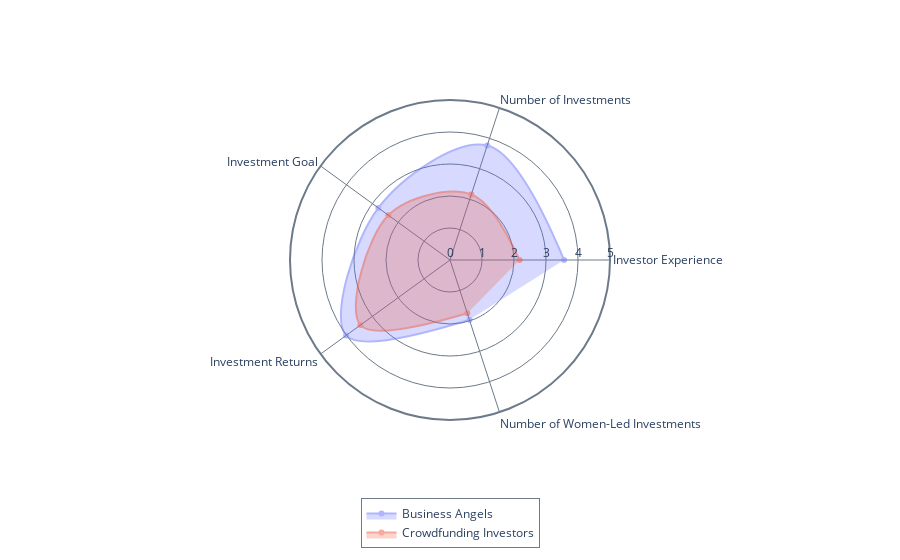

Write notebook code for a chart like this one.
### Code cell
# Variable means by investor type - Women and men

df=df_load.copy()

group_label='survey'

columns=[
    ['inv_time', 'Investor Experience', ['<1 year','2-3 years', '4-6 years', '7-9 years', '> 10 years'],],  
    # ['inv_motivations', 'Motivations', [
    #     # ['Support innovative startups or entrepreneurs', 'Potential high returns on investments', 'To diversify my investment portfolio', 'Recommendation from friends', 'Benefits from tax breaks', 'My financial capacity', 'My family background', 'Other' ],
    #     # ['Desire to support innovative startups or entrepreneurs', 'Potential high returns on investments', 'Diversifying my investment portfolio', 'Recommendation from friends or media influence', 'Benefits from tax breaks', 'Business reasons (you could be a supplier, etc.)', 'Other' ],
    #     ['Support entrepreneurs', 'High returns', 'Diversify portfolio', 'Friend recommendation', 'Tax breaks', 'Financial capacity', 'Family background', 'Other' ],
    #     ['Support entrepreneurs', 'High returns', 'Diversify portfolio', 'Friend recommendation', 'Tax breaks', 'Business reasons', 'Other' ],
    # ],], # Not same labels
    # ['ba_group', 'Part of BA Network', ['Yes', 'No'],], # Boolean Only BA
    # ['ba_group_name', 'BA Network'], # Only BA
    # ['ba_group_reason', 'Part of BA Network Motivations',
    #   # ['To gain access to a larger number of investment opportunities', 'To invest in mutual funds set up by the network', 'To leverage the experience of other network members', 'To benefit from educational or training sessions', 'To expand my personal and professional network', 'To coinvest with other investors', 'Other',],
    #   ['More opportunities', 'Network funds', "Members' experience", 'Training', 'Expand network', 'Coinvest', 'Other',],
    # ], # Only BA  
    ['inv_num', 'Number of Investments', ['None', '1-2', '3-5', '6-10', '11-20', '>20'],],
    # ['inv_companies_last2y', 'Last 2Y Investments'], # Text
    # ['inv_amount_average', 'Average Invested Amount',
    #    [
    #     ['<25K€', '25k€-50k€', '50k€-100k€', '100k€-500k€', '>500k€', ],
    #     ['<0.5K€', '0.5k€-1k€', '1k€-5k€', '5k€-10k€', '10k€-50k€', '>50k€'],
    # ],], # Not same labels
    # ['inv_capital_stake', 'Typical Stake', ['0-5%', '6-10%', '11-20%', '21-30%', '31-50%', '>51%'],], # Only for BA
    # ['inv_dd_duration', 'Analysis Duration',  [
    #     ['Less than 1 month', '1-6 months', '7-12 months', '13-18 months', 'More than 18 months'],
    #     ['Less than 1 hour', '1 to 2 hours', '3 to 5 hours', '6 to 10 hours', 'More than 10 hours'],
    # ],], # Not same labels
    # ['inv_criteria', 'Investing Criteria',  [
    #     # ['Alignment with my experience and expertise', 'Business plan', 'Scalability/Market potential', 'Entrepreneurial team', 'Environmental/social impact', 'Exit strategy', 'Fair valuation/return', 'Other'],
    #     # ['Business plan', 'Crowd opinion', 'Entrepreneurial team', 'Environmental/social impact', 'Exit strategy', 'Fair valuation/return', 'Other'],
    #     ['Expertise', 'Business plan', 'Scalability', 'Team', 'ES impact', 'Exit', 'Return', 'Other'],
    #     ['Business plan', 'Crowd opinion', 'Team', 'ES impact', 'Exit', 'Return', 'Other'],
    # ],], # Not same labels multiple
    # ['inv_sectors', 'Sectors', 
    #     # ['Information technology (software, internet, IT services, etc.)', 'Finance', 'Healthcare / Biotech', 'Manufacturing', 'Retail', 'Consulting', 'Energy', 'Transportation', 'Other'],
    #     ['IT', 'Finance', 'Biotech', 'Manufacturing', 'Retail', 'Consulting', 'Energy', 'Transportation', 'Other'],
    # ],
    # ['inv_process', 'Investing Process',
    #     # ['I invest alone (as an individual investor)', 'I invest as part of an angel syndicate or group', 'I invest through venture capital funds', 'I invest through crowdfunding platforms', 'Other'],
    #     ['Alone', 'Syndicate/group', 'Venture capital', 'Crowdfunding platforms', 'Other'],
    # ], # Only BA
    # ['inv_visits', 'Number of Visits', ['0 per year', '1-2 per year', '3-6 per year', '7-12 per year', 'More than 12 per year'],], # Only BA
    # ['non_fin_contr', 'Non-Financial Contribution',
    #     # ['Strategic guidance', 'Networking opportunities', 'Financial and legal expertise', 'Technical or industrial knowledge', 'Monitoring and accountability', 'Other',],
    #     ['Strategy', 'Networking', 'Financial and legal expertise', 'Technical or industrial knowledge', 'Monitoring', 'Other',],
    # ], # Only BA
    # ['child_bias', 'Children Effect', ['1 - Not at all', '2', '3', '4', '5 - Very much',],], # Only BA
    ['inv_goal', 'Investment Goal',
        # ['Capital preservation (low risk, low return)', 'Income generation (moderate risk, moderate return)', 'Growth (high risk, high return)', 'Speculative (very high risk, very high return)'],
        ['Capital preservation', 'Income generation', 'Growth', 'Speculative'],
    ], 
    # ['inv_exit', 'Exit', [
    #     # ['No, I have not sold my investments yet', 'Yes, through a private transaction', 'Yes, through the company acquisition', 'Yes, through an initial public offering', 'Yes, through a company buyback program', 'Yes, through cessation of the company activity'], 
    #     # ['No, I have not sold my investments yet', "Yes, through the platform’s secondary market",  'Yes, through a private transaction', 'Yes, through the company acquisition', 'Yes, through an initial public offering', 'Yes, through a company buyback program', 'Yes, through cessation of the company activity'], 
    #     ['Not sold yet', 'Private transaction', 'Company acquisition', 'IPO', 'Company buyback', 'Cessation'], 
    #     ['Not sold yet', "Platform’s secondary market", 'Private transaction', 'Company acquisition', 'IPO', 'Company buyback', 'Cessation'], 
    # ] ], # Not same labels
    ['inv_return', 'Investment Returns',
        # ['I have no idea', 'Highly negative', 'Negative', 'Neutral', 'Positive', 'Highly positive'],
        ['No idea', 'Highly negative', 'Negative', 'Neutral', 'Positive', 'Highly positive'],
    ],
    # ['women_investing', 'Women Investing Knowledge', ['Strongly disagree', 'Disagree', 'Neutral', 'Agree', 'Strongly agree']], 
    # ['women_involvement', 'Women Involvement', ['Strongly disagree', 'Disagree', 'Neutral', 'Agree', 'Strongly agree']], 
    # ['women_influence', 'Women Influence', ['Strongly disagree', 'Disagree', 'Neutral', 'Agree', 'Strongly agree']],
    # ['women_diff_eval_process', 'Women Evaluation Process', ['Strongly disagree', 'Disagree', 'Neutral', 'Agree', 'Strongly agree']],
    # ['women_risk_averse', 'Women Risk Aversion', ['Strongly disagree', 'Disagree', 'Neutral', 'Agree', 'Strongly agree']],
    # ['women_evolution_involvement', 'Women Evolution Involvement', ['Strongly disagree', 'Disagree', 'Neutral', 'Agree', 'Strongly agree']],
    # ['women_evolution_neg_stereotype', 'Women Stereotype Evolution', ['Strongly disagree', 'Disagree', 'Neutral', 'Agree', 'Strongly agree']],
    # ['mother_needs_consideration', "Consideration of Mothers' Needs", ['1-Not at all', '2', '3', '4', '5-Completely',]],
    # ['women_reco', 'Recommendations for Attracting Women',[
    #     # ['Increase visibility of successful women business angels', 'Offer targeted networking events for women', 'Highlight women-led projects', 'Offer training or mentorship programs for aspiring women investors', 'Establish women-focused investment funds or syndicates', 'Other'],
    #     # ['Create events or online communities where women can network', 'Ensure the platform is user-friendly and inclusive', 'Highlight women-led projects', 'Offer training programs', 'Showcase successful women crowd-investors in the investment space', 'Other']
    #     ['Communication on success', 'Networking', 'Communication on projects', 'Training', 'Specific funds', 'Other'],
    #     ['Networking', 'User-Friendliness','Communication on projects', 'Training', 'Communication on success', 'Other'],
    # ]],
    ['women_led_inv', 'Number of Women-Led Investments', ['None', '1-2', '3-5', '6-10', '>10']],
]

stat_func='mean' 

traces=[
  ['BA', 'Business Angels'],
  ['CI', 'Crowdfunding Investors'],
]

value_range=[0,5]

radar(df, group_label, columns, stat_func, traces, value_range)

### Figure 1 — Plotly figure (JSON) as saved in the notebook; plotly's stock layout.template omitted (floating-point values rounded to 4 significant figures)
{"data": [{"fill": "toself", "line": {"shape": "spline"}, "name": "Business Angels", "opacity": 0.5, "r": [3.564, 3.761, 2.767, 4.012, 1.966], "theta": ["Investor Experience", "Number of Investments", "Investment Goal", "Investment Returns", "Number of Women-Led Investments"], "type": "scatterpolar"}, {"fill": "toself", "line": {"shape": "spline"}, "name": "Crowdfunding Investors", "opacity": 0.5, "r": [2.174, 2.154, 2.381, 3.462, 1.75], "theta": ["Investor Experience", "Number of Investments", "Investment Goal", "Investment Returns", "Number of Women-Led Investments"], "type": "scatterpolar"}], "layout": {"legend": {"bordercolor": "rgba(108, 122, 137,1)", "borderwidth": 1, "x": 0.5, "xanchor": "center", "y": -0.4, "yanchor": "bottom"}, "polar": {"angularaxis": {"gridcolor": "rgba(108, 122, 137,1)", "linecolor": "rgba(108, 122, 137,1)", "linewidth": 2, "showline": true}, "bgcolor": "rgba(0, 0, 0, 0)", "radialaxis": {"dtick": 1, "gridcolor": "rgba(108, 122, 137,1)", "gridwidth": 1, "linewidth": 1, "range": [0, 5], "showline": false, "side": "counterclockwise"}}}}
